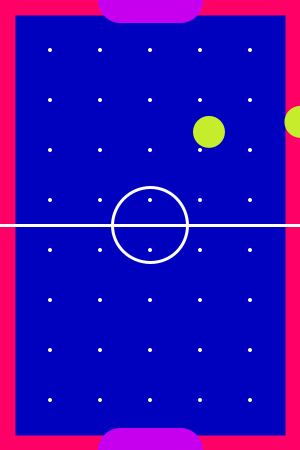
Frame 1 (no input)
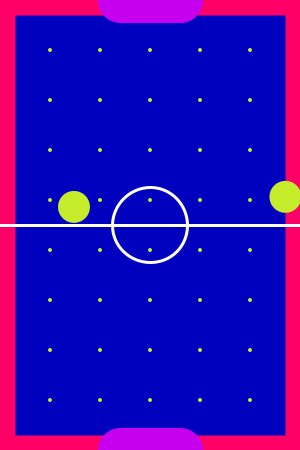
Frame 60 (the mouse pressed at the canvas centre just before this capture)
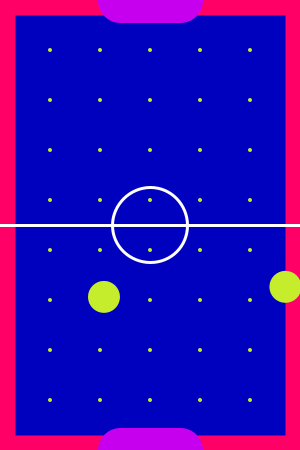
Frame 120 (the mouse held since frame 60 and released just before this capture)

The Processing sketch that drew these frames (run headless with seeded random() and noise(); from frame 60 on, the mouse is pressed at the canvas centre):

// Processing sketch: processing_183127
// ── processing_183127.pde

class Ball {

  float r;   // radius
  float x,y; // location
  float xspeed,yspeed; // speed
  
  // Constructor
  Ball(float tempR) {
    r = tempR;
    x = random(width);
    y = random(height);
    xspeed = random(15,-10);
    yspeed = random(15,5);
  }
  
  void move() {
    x += xspeed; // Increment x
    y += yspeed; // Increment y
    
    // Check horizontal edges
    if (x > 270 || x < 30 ) {
      xspeed *= - 1;
    }
    //Check vertical edges
    if (y > 420 || y < 30) {
      yspeed *= - 1;
    }
  }
  
  // Draw the ball
  void display() {
    noStroke();
    fill(#c6ed2c);
    ellipse(x,y,r,r);
  }
}

// Two ball variables
Ball ball1;
Ball ball2;

void setup() {
  size(300,450);
  smooth();
  
  // Initialize balls
  ball1 = new Ball(32);
  ball2 = new Ball(32);
}

void draw() {
  background(#0000bf);
  strokeWeight(30);
  stroke(#ff0066);
  line(0,0,0,450);
  line(0,450,300,450);
  line(300,450,300,0);
  line(300,0,0,0);
  
  //air dots
  noStroke();
  color(#ffffff);
  smooth();
  ellipse(50,50,4,4);
  ellipse(50,100,4,4);
  ellipse(50,150,4,4);
  ellipse(50,200,4,4);
  ellipse(50,250,4,4);
  ellipse(50,300,4,4);
  ellipse(50,350,4,4);
  ellipse(50,400,4,4);
  ellipse(100,50,4,4);
  ellipse(100,100,4,4);
  ellipse(100,150,4,4);
  ellipse(100,200,4,4);
  ellipse(100,250,4,4);
  ellipse(100,300,4,4);
  ellipse(100,350,4,4);
  ellipse(100,400,4,4); 
  ellipse(150,50,4,4);
  ellipse(150,100,4,4);
  ellipse(150,150,4,4);
  ellipse(150,200,4,4);
  ellipse(150,250,4,4);
  ellipse(150,300,4,4);
  ellipse(150,350,4,4);
  ellipse(150,400,4,4);  
  ellipse(200,50,4,4);
  ellipse(200,100,4,4);
  ellipse(200,150,4,4);
  ellipse(200,200,4,4);
  ellipse(200,250,4,4);
  ellipse(200,300,4,4);
  ellipse(200,350,4,4);
  ellipse(200,400,4,4);
  ellipse(250,50,4,4);
  ellipse(250,100,4,4);
  ellipse(250,150,4,4);
  ellipse(250,200,4,4);
  ellipse(250,250,4,4);
  ellipse(250,300,4,4);
  ellipse(250,350,4,4);
  ellipse(250,400,4,4);
  
    //pits
  strokeWeight(45);
  stroke(#c600ee);
  line(120,0,180,0);
  line(120,450,180,450);
  strokeWeight(3);
  stroke(#ffffff);
  noFill();
  line(0,225,300,225);
  ellipse(150,225,75,75);
  
  // Move and display balls
  ball1.move();
  ball2.move();
  ball1.display();
  ball2.display();
}
